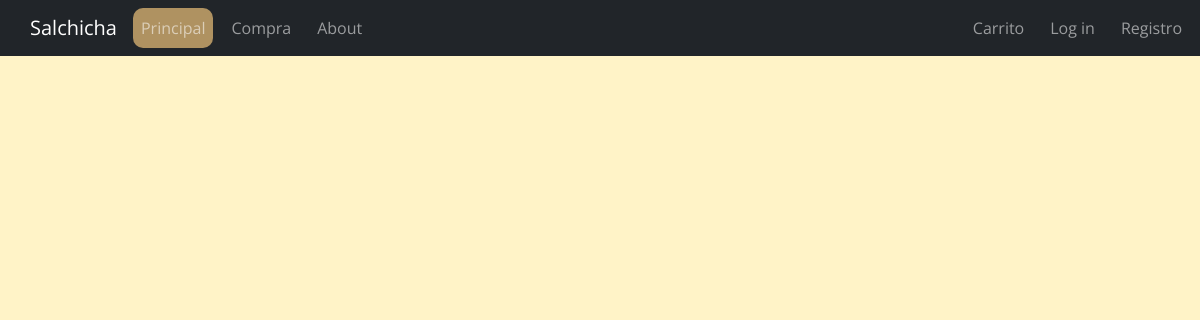
The app's page /compra, older data.
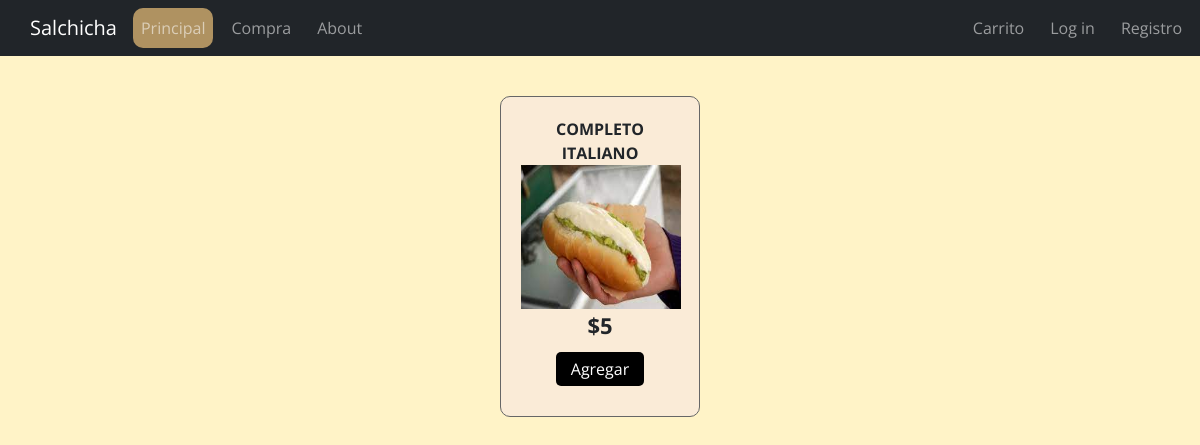
The same page, newer data.
### core/models.py (models this page shows, shortened)
class Producto(models.Model):
    nombre = models.CharField(max_length=100)
    descripcion = models.TextField()
    precio = models.PositiveIntegerField()
    stock = models.PositiveIntegerField()
    imagen = models.ImageField(upload_to='producto')

### core/views.py (the view)
# urls.py: path('compra', compra, name="compra"),
def compra(request):
    data = {
        'productos':Producto.objects.all()
    }
    return render(request, 'core/compra.html', data)

### core/templates/core/compra.html (shortened to what this page needs)
{% extends 'core/base.html' %}
{% load static %}
{% block css %}
<link rel="stylesheet" href="{% static 'core/'%}css/carrito.css">
{% endblock %}
{% block javascript %}
<link rel="stylesheet" href="https://cdnjs.cloudflare.com/ajax/libs/font-awesome/6.2.1/css/all.min.css" />
{% endblock %}
{% block contenido %}
    <section class="contenedor">
        <div class="contenedor-items">
            {% for producto in productos %}
            <div class="item">
                <span class="titulo-item"> {{ producto.nombre }} </span>
                <img src="{{ producto.imagen.url }}" alt="{{ producto.nombre }}" class="img-item">
                <span class="precio-item">${{producto.precio}} </span>
                <button class="boton-item">Agregar</button>
            </div>
            {% endfor %}
        </div>
    </section>
{% endblock %}

Row changes from the older to the newer data that the page shows:
added Producto: nombre "COMPLETO ITALIANO", imagen (picture), precio "5"
